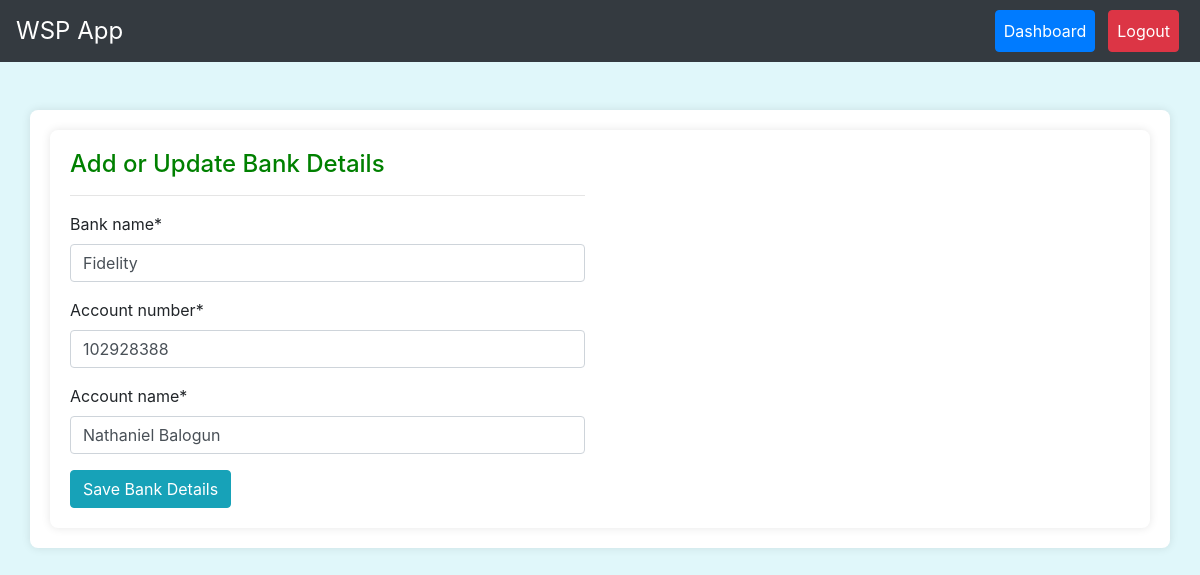
The page /add_bank_details/ (signed in) on the database its author committed.
### workapp/models.py (models this page shows, shortened)
class BankDetails(models.Model):
    user = models.OneToOneField(User, on_delete=models.CASCADE)
    bank_name = models.CharField(max_length=100)
    account_number = models.CharField(max_length=20)
    account_name = models.CharField(max_length=100)

### workapp/views.py (the view)
# urls.py: path('add_bank_details/', views.add_bank_details, name='add_bank_details'),
@login_required
def add_bank_details(request):
    user = request.user
    if user.role != 'student':
        return redirect('dashboard')
    try:
        bank_details = BankDetails.objects.get(user=user)
    except BankDetails.DoesNotExist:
        bank_details = None
    if request.method == 'POST':
        bank_form = BankDetailsForm(request.POST, instance=bank_details)
        if bank_form.is_valid():
            bank_detail = bank_form.save(commit=False)
            bank_detail.user = user
            bank_detail.save()
            messages.success(request, 'Bank details updated successfully.')
            return redirect('dashboard')
    else:
        bank_form = BankDetailsForm(instance=bank_details)
    return render(request, 'add_bank_details.html', {'bank_form': bank_form, 'user': user})

### workapp/forms.py
class BankDetailsForm(forms.ModelForm):
    class Meta:
        model = BankDetails
        fields = ['bank_name', 'account_number', 'account_name']

### workapp/models.py (called while the page is built)
    def __str__(self):
        return f'{self.first_name} {self.last_name}'

### workapp/templates/add_bank_details.html (shortened to what this page needs)
{% extends 'base.html' %}
{% load crispy_forms_tags %}
{% block content %}
<div class="container">
    <div class="row">
        <div class="col-6">
            <h4 style="color:green">Add or Update Bank Details</h4> <hr>
                <form method="post" action="{% url 'add_bank_details' %}">
                    {{ bank_form|crispy }}
                <button type="submit" class="btn btn-info">Save Bank Details</button>
            </form>
        </div>
    </div>
</div>
{% endblock %}

### workapp/templates/base.html (style rules this page uses)
body { background-color: #e0f7fa; }
.container { background-color: white; padding: 20px; border-radius: 8px; box-shadow: 0px 0px 10px rgba(0, 0, 0, 0.1); }

### rows shown on the page
BankDetails: bank_name "Fidelity", account_number "102928388", account_name "Nathaniel Balogun"
